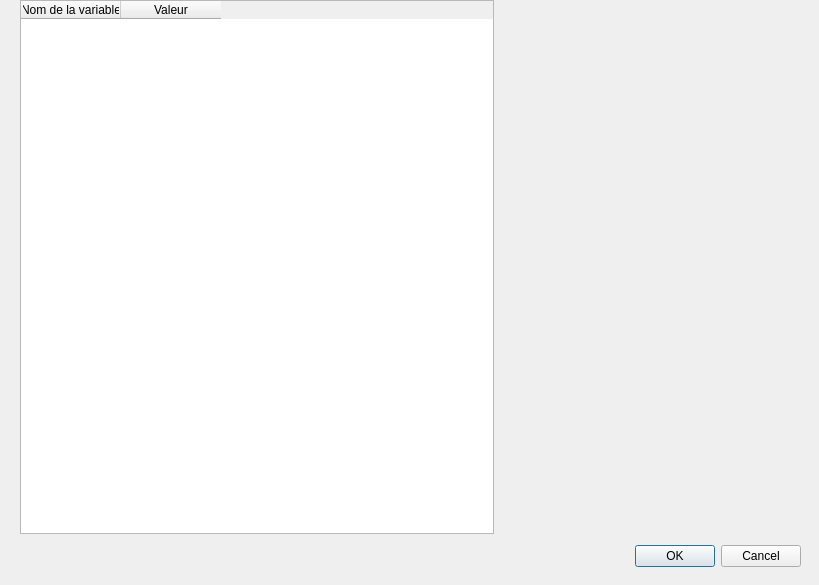
<?xml version="1.0" encoding="UTF-8"?>
<ui version="4.0">
 <class>Dialog</class>
 <widget class="QDialog" name="Dialog">
  <property name="geometry">
   <rect>
    <x>0</x>
    <y>0</y>
    <width>819</width>
    <height>585</height>
   </rect>
  </property>
  <property name="windowTitle">
   <string>Dialog</string>
  </property>
  <widget class="QDialogButtonBox" name="buttonBox">
   <property name="geometry">
    <rect>
     <x>460</x>
     <y>540</y>
     <width>341</width>
     <height>32</height>
    </rect>
   </property>
   <property name="orientation">
    <enum>Qt::Horizontal</enum>
   </property>
   <property name="standardButtons">
    <set>QDialogButtonBox::Cancel|QDialogButtonBox::Ok</set>
   </property>
  </widget>
  <widget class="QTableWidget" name="tableWidget">
   <property name="geometry">
    <rect>
     <x>20</x>
     <y>0</y>
     <width>474</width>
     <height>534</height>
    </rect>
   </property>
   <property name="minimumSize">
    <size>
     <width>350</width>
     <height>250</height>
    </size>
   </property>
   <property name="sizeAdjustPolicy">
    <enum>QAbstractScrollArea::AdjustToContents</enum>
   </property>
   <attribute name="horizontalHeaderCascadingSectionResizes">
    <bool>true</bool>
   </attribute>
   <attribute name="horizontalHeaderStretchLastSection">
    <bool>false</bool>
   </attribute>
   <attribute name="verticalHeaderCascadingSectionResizes">
    <bool>false</bool>
   </attribute>
   <attribute name="verticalHeaderStretchLastSection">
    <bool>false</bool>
   </attribute>
   <column>
    <property name="text">
     <string>Nom de la variable</string>
    </property>
   </column>
   <column>
    <property name="text">
     <string>Valeur</string>
    </property>
   </column>
  </widget>
 </widget>
 <resources/>
 <connections>
  <connection>
   <sender>buttonBox</sender>
   <signal>accepted()</signal>
   <receiver>Dialog</receiver>
   <slot>accept()</slot>
   <hints>
    <hint type="sourcelabel">
     <x>248</x>
     <y>254</y>
    </hint>
    <hint type="destinationlabel">
     <x>157</x>
     <y>274</y>
    </hint>
   </hints>
  </connection>
  <connection>
   <sender>buttonBox</sender>
   <signal>rejected()</signal>
   <receiver>Dialog</receiver>
   <slot>reject()</slot>
   <hints>
    <hint type="sourcelabel">
     <x>316</x>
     <y>260</y>
    </hint>
    <hint type="destinationlabel">
     <x>286</x>
     <y>274</y>
    </hint>
   </hints>
  </connection>
 </connections>
</ui>
